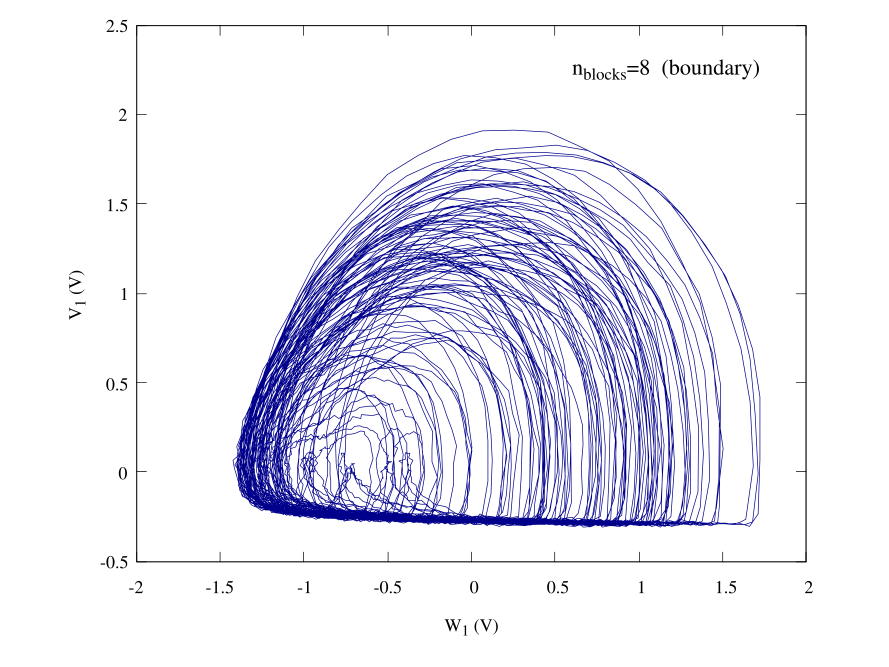

Here is the gnuplot script that generated this plot:
set terminal qt persist
set termoption font "Times,10"
set border lw 0.5

set label at graph 0.65,0.925 "n_{blocks}=8  (boundary)" font ",12"
set xlabel "W_1 (V)"
set ylabel "V_1 (V)"
set size ratio 0.8
set xrange [-2:2]
set yrange [-0.5:2.5]
plot "8_blocks_avg.dat" u 3:2 every ::0::10000 w l notitle lc "dark-blue" lw 0.5
